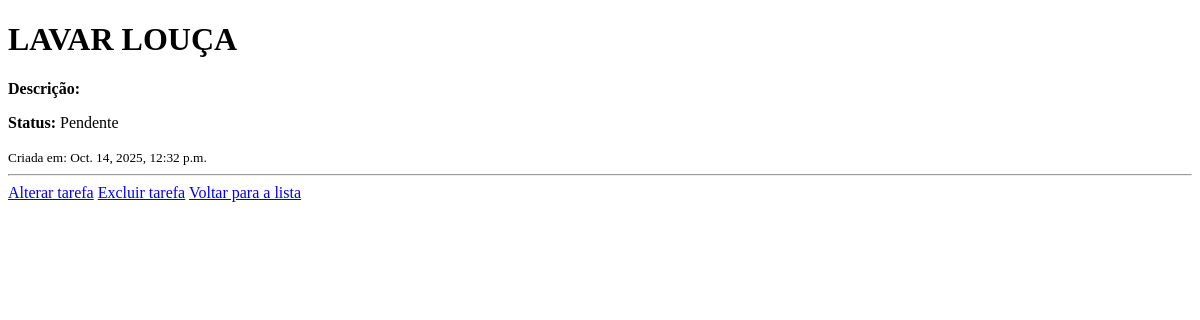
Page /tarefas/1/ on the earlier database version.
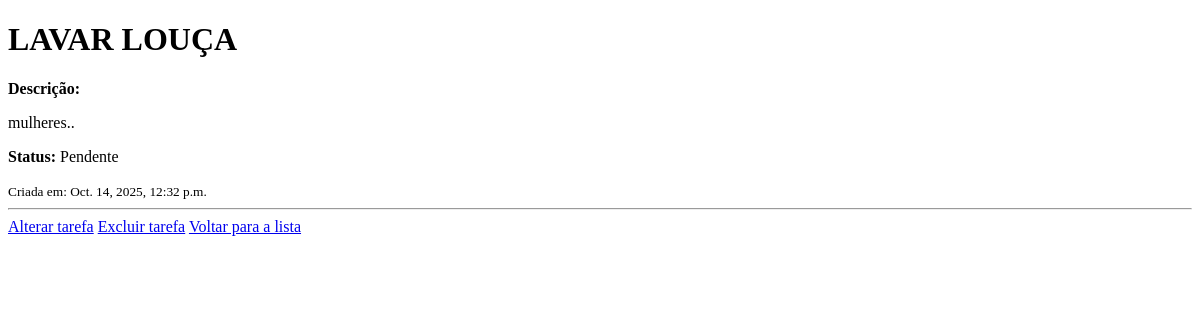
Same page on the later database version.
### tarefas/models.py (models this page shows, shortened)
class Tarefas(models.Model):
    titulo = models.CharField(max_length=200)
    descricao = models.TextField(blank=True)
    concluida = models.BooleanField(default=False)
    data_criacao = models.DateTimeField(auto_now_add=True)

### tarefas/views.py (the view)
# urls.py: path('<int:tarefa_id>/', views.detalhe_tarefa, name='detalhe_tarefa'),
def detalhe_tarefa(request, tarefa_id):
    tarefa = get_object_or_404(Tarefas, pk=tarefa_id)
    return render(request, 'tarefas/detalhe.html', {'tarefa': tarefa})

### tarefas/templates/tarefas/detalhe.html (shortened to what this page needs)
<!DOCTYPE html>
<html lang="pt-br">
<head>
</head>
<body>
    <h1>{{ tarefa.titulo }}</h1>
    <p><strong>Descrição:</strong> {{ tarefa.descricao|linebreaks }}</p>
    <p><strong>Status:</strong> {% if tarefa.concluida %}Concluída{% else %}Pendente{% endif %}</p>
    <small>Criada em: {{ tarefa.data_criacao }}</small>
    <hr>
    <a href="{% url 'alterar_tarefa' tarefa.id %}">Alterar tarefa</a>
    <a href="{% url 'excluir_tarefa' tarefa.id %}">Excluir tarefa</a>
    <a href="{% url 'listar_tarefas' %}">Voltar para a lista</a>
</body>
</html>

Differences in the rows shown:
changed Tarefas "LAVAR LOUÇA": descricao (not shown) → "mulheres.."
